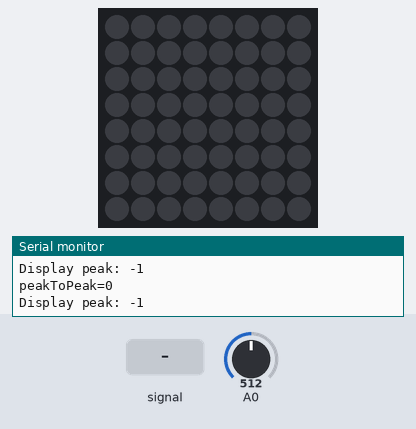
The sketch below on a simulated Arduino Uno, built with avr-gcc and run on an emulated ATmega328P. Parts: 8×8 RGB LED matrix (first LED top left, wired row by row), the last lines printed to the serial monitor. Inputs (shaded band) come from the test bench; at power-on: A0 = 512. Dim RGB values are drawn brighter than linear.

Above: at 1.2 s.
1.3 s: A0 fed a 200 Hz sine of ±81 counts around its level
At 2.3 s:
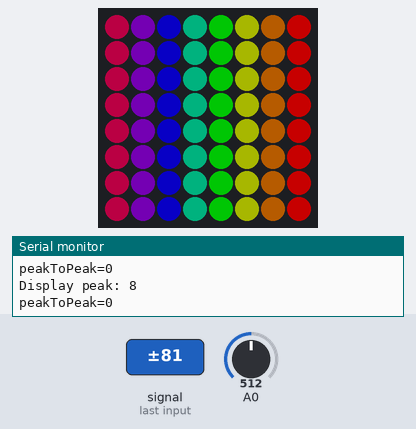
3.0 s: A0 set to 716
At 3.06 s:
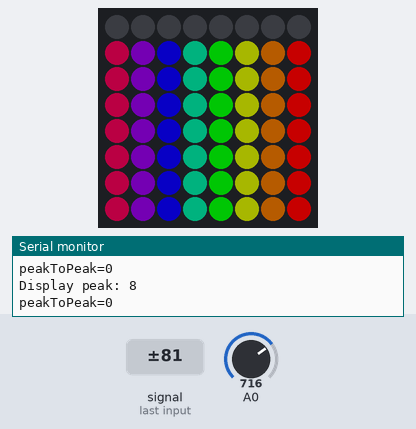
4.6 s: A0 fed a 2 Hz sine of ±306 counts around its level
At 5.08 s:
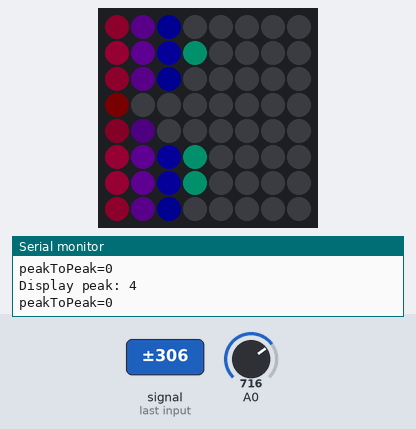
6.7 s: A0 set to 900
At 7.0 s:
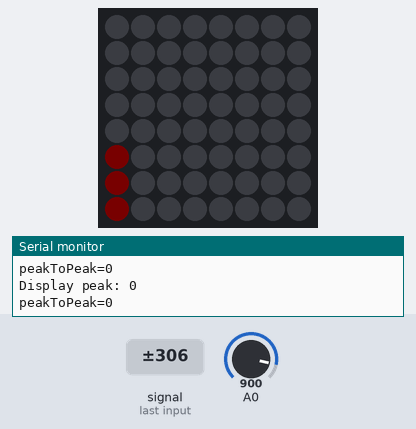
8.5 s: A0 set to 1023
At 8.59 s:
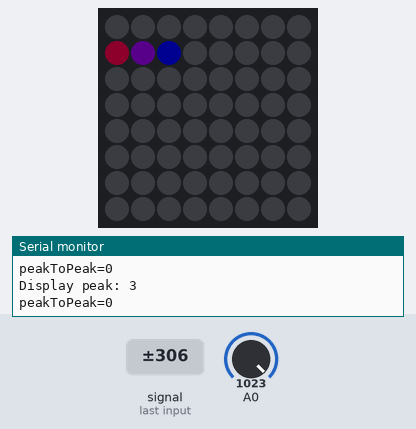

Measured:
- after the input at 1.3 s, the LEDs: first change at once (image 1 shows a later state)
- after the input at 3.0 s, the LEDs: change after 0.06 s (image 2)
- after the input at 4.6 s, the LEDs: first change after 0.05 s (image 3 shows a later state)
- after the input at 8.5 s, the LEDs: first change at once (image 5 shows a later state)

The sketch:

vu_matrix.ino
```cpp
/****************************************
 * Scrolling Sound Meter Sketch for the
 * Adafruit Microphone Amplifier
 ****************************************/

#include <Wire.h>
#include <FastLED.h>

#define WIDTH 8
#define HEIGHT 8
#define DATA_PIN 6

CRGB leds[(WIDTH * HEIGHT)];

CRGB color;

const int sampleWindow = 50; // Sample window width in mS (50 mS = 20Hz)
unsigned int sample;
unsigned int maxPeak = 0;
const boolean gay = true;

void setup() {
  Serial.begin(9600);
  FastLED.setBrightness(100);
  FastLED.addLeds<NEOPIXEL, DATA_PIN>(leds, (WIDTH * HEIGHT));
}


void loop() {
  unsigned long startMillis= millis(); // Start of sample window
  unsigned int peakToPeak = 0; // peak-to-peak level

  unsigned int signalMax = 0;
  unsigned int signalMin = 1024;

  while (millis() - startMillis < sampleWindow) {
    sample = analogRead(0);
    if (sample < 1024) // toss out spurious readings
    {
      if (sample > signalMax)
      {
        signalMax = sample; // save just the max levels
      }
      else if (sample < signalMin)
      {
        signalMin = sample; // save just the min levels
      }
    }
  }
  Serial.print("peakToPeak=");
  Serial.println(peakToPeak);
  peakToPeak = signalMax - signalMin;

  if(peakToPeak > maxPeak) {
    maxPeak = peakToPeak;
  }

  // map 1v p-p level to the max scale of the display
  int displayPeak = map(peakToPeak, 0, maxPeak, 0, HEIGHT);
  Serial.print("Display peak: ");
  Serial.println(displayPeak);

  moveLeft();

  // draw the new sample
  for (int i = 1; i <= HEIGHT; i++)
  {
    if (i > displayPeak) // blank these pixels
    {
      drawPixel(i, 1, CRGB::Black);
    }
    else
    {

      if(gay) {
        unsigned int v = map(displayPeak, 1, HEIGHT, 50, 254);
        color = CHSV(map(i, 1, HEIGHT, 230, 0), 255, v);
      }
      else {
        unsigned int g = map(i, 1, HEIGHT, 254, 0);
        color = CRGB(map(i ,1, HEIGHT, 0, 254), g, 0);
      }

      drawPixel(i, 1, color);
    }
  }
  FastLED.show();
}


int xytopixel(int x, int y) {
  int p = ((y -1) * WIDTH) + (x -1);
  return p;
}

void drawPixel(int x, int y, CRGB color) {
  leds[xytopixel(x, y)] = color;
}

void moveLeft() {
  // Update the display:
  for(int i=HEIGHT; i > 1; i--) {
    for(int j=WIDTH; j >= 1; j--) {
      int src = xytopixel(j,(i -1));
      int dst = xytopixel(j,i);
      leds[dst] = leds[src];
    }
  }
}
```
